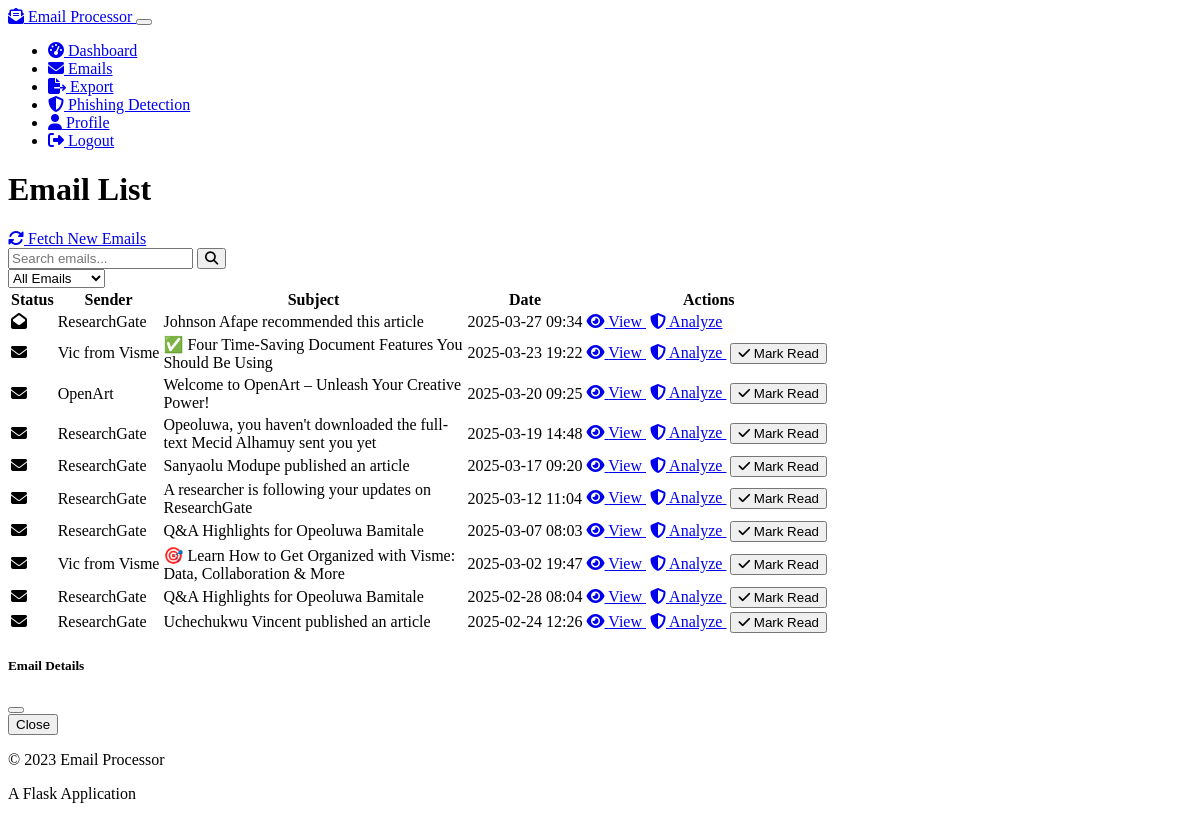
Before: /emails (signed in) with the older database file.
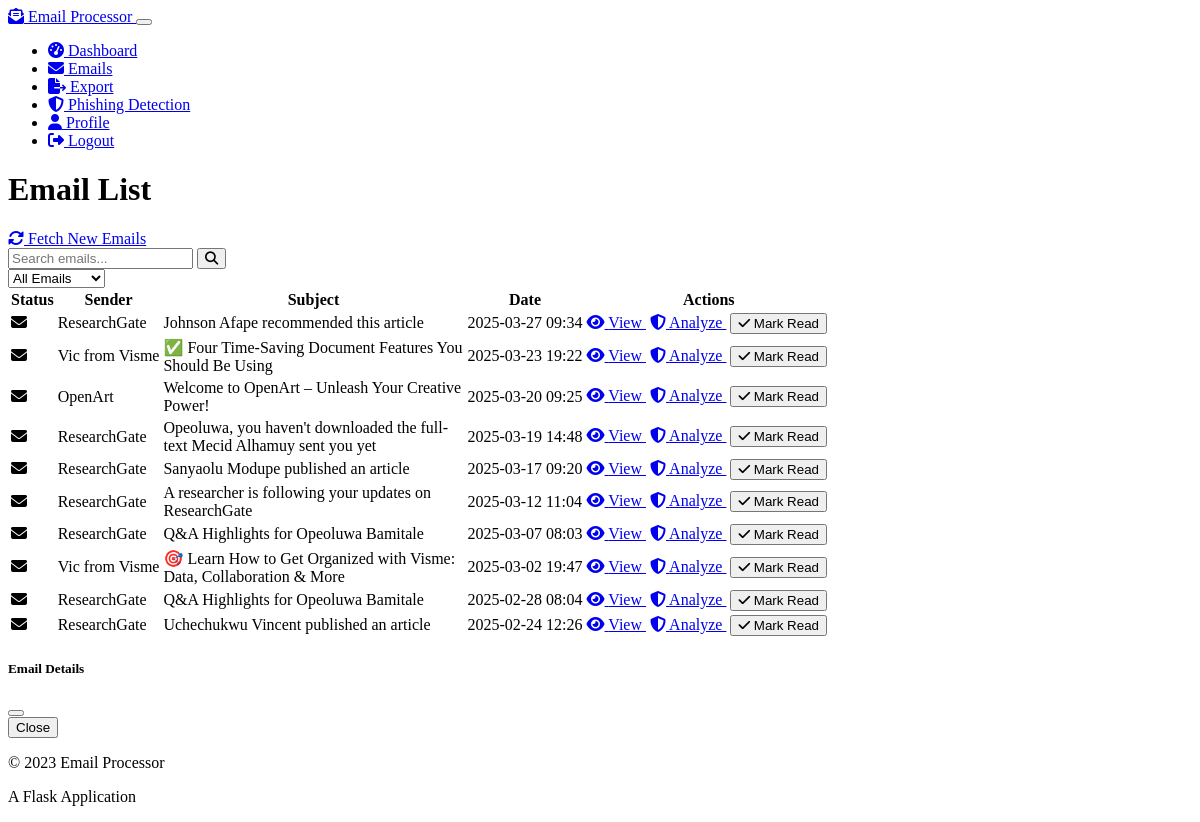
After: the same page with the newer database file.
### models.py (models this page shows, shortened)
class Email(db.Model):
    id = db.Column(db.Integer, primary_key=True)
    user_id = db.Column(db.Integer, db.ForeignKey('user.id'), nullable=False)
    message_id = db.Column(db.String(256), nullable=False)
    sender = db.Column(db.String(120), nullable=False)
    sender_name = db.Column(db.String(120))
    recipient = db.Column(db.String(120), nullable=False)
    subject = db.Column(db.String(512))
    body_text = db.Column(db.Text)
    body_html = db.Column(db.Text)
    body_cleaned = db.Column(db.Text)
    date_received = db.Column(db.DateTime)
    date_processed = db.Column(db.DateTime, default=datetime.utcnow)
    is_read = db.Column(db.Boolean, default=False)

### email_processor.py (the view)
@email_processor_bp.route("/emails")
@login_required
def emails_list():
    page = request.args.get('page', 1, type=int)
    per_page = request.args.get('per_page', 10, type=int)
    emails_pagination = Email.query.filter_by(user_id=current_user.id)\
        .order_by(Email.date_received.desc())\
        .paginate(page=page, per_page=per_page, error_out=False)
    return render_template('emails.html', emails=emails_pagination)

### app.py (called while the page is built)
@login_manager.user_loader
def load_user(user_id):
    from models import User
    return User.query.get(int(user_id))

### templates/emails.html (shortened to what the changed rows need)
{% extends 'base.html' %}
{% block content %}
<div class="row mb-4">
    <div class="col-md-8">
        <h1 class="mb-4">Email List</h1>
    </div>
</div>
<div class="card bg-dark">
    <div class="card-body">
        <div class="table-responsive">
            <table class="table table-hover">
                <thead>
                    <tr>
                        <th scope="col">Status</th>
                        <th scope="col">Sender</th>
                        <th scope="col">Subject</th>
                        <th scope="col">Date</th>
                        <th scope="col">Actions</th>
                    </tr>
                </thead>
                <tbody>
                    {% if emails.items %}
                        {% for email in emails.items %}
                            <tr class="{{ 'table-primary' if not email.is_read else '' }}">
                                <td>
                                    {% if email.is_read %}
                                        <i class="fas fa-envelope-open text-muted" title="Read"></i>
                                    {% else %}
                                        <i class="fas fa-envelope text-primary" title="Unread"></i>
                                    {% endif %}
                                </td>
                                <td>{{ email.sender_name or email.sender }}</td>
                                <td class="text-truncate" style="max-width: 300px;">{{ email.subject }}</td>
                                <td>{{ email.date_received.strftime("%Y-%m-%d %H:%M") if email.date_received else "Unknown" }}</td>
                                <td>
                                    <a href="{{ url_for('email_processor_bp.email_detail', email_id=email.id) }}" class="btn btn-sm btn-primary">
                                        <i class="fas fa-eye"></i> View
                                    </a>
                                    <a href="{{ url_for('phishing_detector_bp.phishing_details', email_id=email.id) }}" class="btn btn-sm btn-outline-danger analyze-phishing-btn" data-email-id="{{ email.id }}">
                                        <i class="fas fa-shield-alt"></i> Analyze
                                    </a>
                                    {% if not email.is_read %}
                                        <button class="btn btn-sm btn-outline-success mark-read-btn" data-email-id="{{ email.id }}">
                                            <i class="fas fa-check"></i> Mark Read
                                        </button>
                                    {% endif %}
                                </td>
                            </tr>
                        {% endfor %}
                    {% else %}
                        <tr>
                            <td colspan="5" class="text-center">
                                <p class="my-3">No emails found. Click "Fetch New Emails" to retrieve your emails.</p>
                            </td>
                        </tr>
                    {% endif %}
                </tbody>
            </table>
        </div>
    </div>
</div>
{% endblock %}

Changed rows visible on the page:
changed Email "Johnson Afape recommended this article": now shows "Mark Read"
